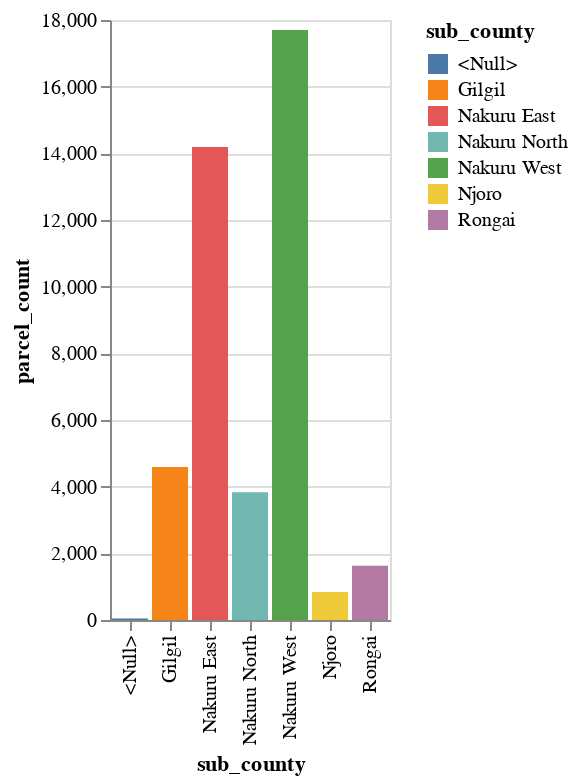

Notebook cell for this chart:
### Code cell
import altair as alt
# Create a bar chart with 'sub_county' on the x-axis and 'parcel_count' on the y-axis.
# Use different colors for each 'sub_county' bar.
chart = alt.Chart(Sub_county).mark_bar().encode(
    x='sub_county',
    y='parcel_count',
    color='sub_county'  # Encode color by 'sub_county'
)
# Display the chart
chart

### Figure 1 — Vega-Lite specification as saved in the notebook (floating-point values rounded to 4 significant figures)
{"config": {"view": {"continuousWidth": 300, "continuousHeight": 300}}, "data": {"name": "data-2add084fa8d9e4c2113133c4a60d3625"}, "mark": {"type": "bar"}, "encoding": {"color": {"field": "sub_county", "type": "nominal"}, "x": {"field": "sub_county", "type": "nominal"}, "y": {"field": "parcel_count", "type": "quantitative"}}, "$schema": "https://vega.github.io/schema/vega-lite/v5.20.1.json", "datasets": {"data-2add084fa8d9e4c2113133c4a60d3625": [{"sub_county": "Nakuru West", "parcel_count": 17699}, {"sub_county": "Nakuru East", "parcel_count": 14192}, {"sub_county": "Gilgil", "parcel_count": 4588}, {"sub_county": "Nakuru North", "parcel_count": 3833}, {"sub_county": "Rongai", "parcel_count": 1630}, {"sub_county": "Njoro", "parcel_count": 838}, {"sub_county": "<Null>", "parcel_count": 46}]}}
